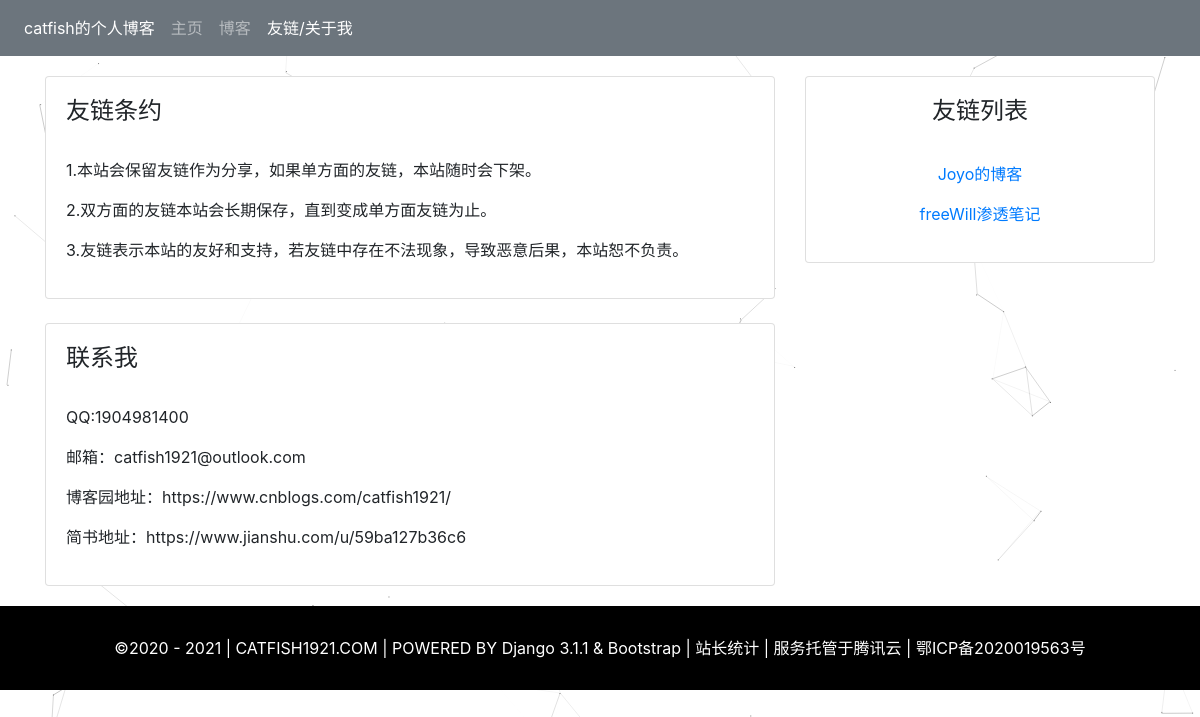
Before: /links/ with the older database file.
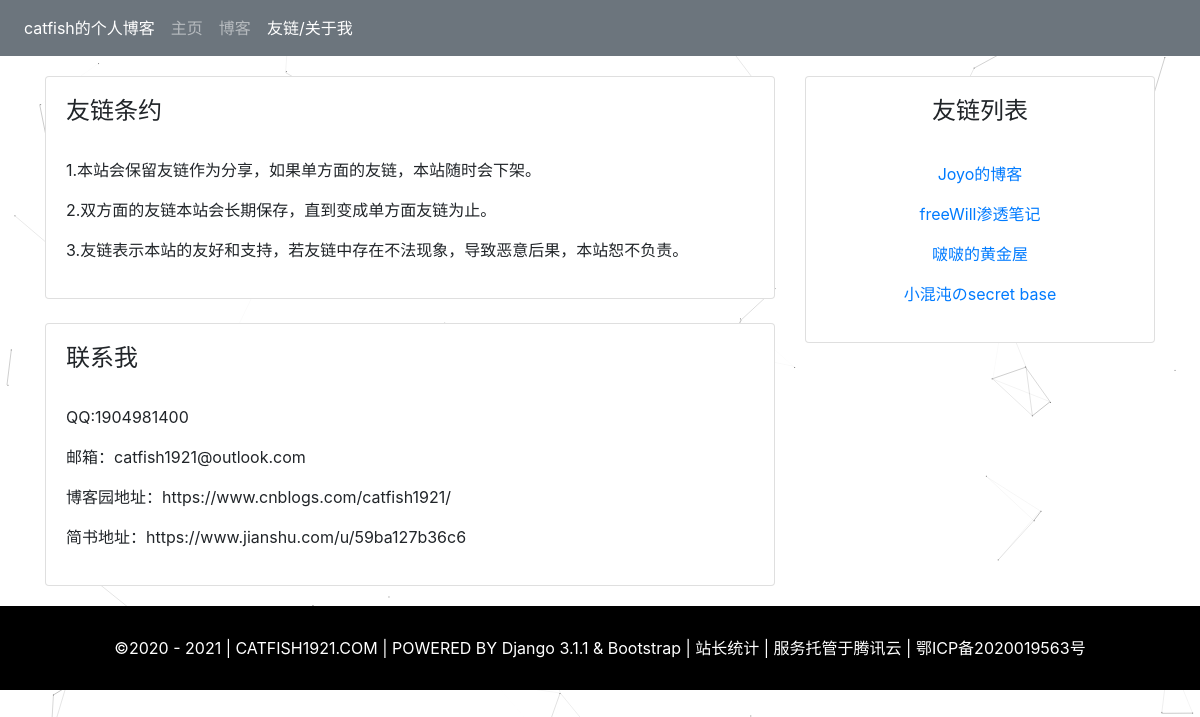
After: the same page with the newer database file.
### myapp/models.py (models this page shows, shortened)
class Links(models.Model):
    title = models.CharField(max_length=30, verbose_name="标题")
    url = models.URLField(verbose_name="url链接")
    class Meta:
        verbose_name = "友链"
        verbose_name_plural = verbose_name

### myapp/views.py (the view)
# urls.py: path("links/", views.links, name="links"),
def links(request):
    ones = Links.objects.all()
    return render(request, 'myapp/links.html', locals())

### templates/myapp/links.html (shortened to what this page needs)
{% extends 'myapp/base.html' %}
{% block links %}active{% endblock %}
{% block content %}
      <div class="container">
        <div class="row">
            <div class="col-md-8 main">
                <div class="card">
                    <div class="card-body">
                        <h4>友链条约</h4><br>
                        <p>1.本站会保留友链作为分享，如果单方面的友链，本站随时会下架。</p>
                        <p>2.双方面的友链本站会长期保存，直到变成单方面友链为止。</p>
                            3.友链表示本站的友好和支持，若友链中存在不法现象，导致恶意后果，本站恕不负责。</p>
                    </div>
                </div><br>
            <div class="card">
                <div class="card-body">
                    <h4>联系我</h4><br>
                    <p>QQ:1904981400</p>
                    <p>邮箱：catfish1921@outlook.com</p>
                    <p>博客园地址：https://www.cnblogs.com/catfish1921/</p>
                    <p>简书地址：https://www.jianshu.com/u/59ba127b36c6</p>
                </div>
            </div>
            </div>
            <div class="col-md-4 other">
                    <div class="card">
                      <div class="card-body">
                        <h4 class="card-title">友链列表</h4><br>
                        {% for one in ones %}
                        <p><a href="{{ one.url }}" target="_blank">{{ one.title }}</a></p>
                        {% endfor %}
                      </div>
                    </div>
        </div>
      </div>
</div>
{% endblock %}

Changed rows visible on the page:
added Links: title "啵啵的黄金屋"
added Links: title "小混沌のsecret base"
